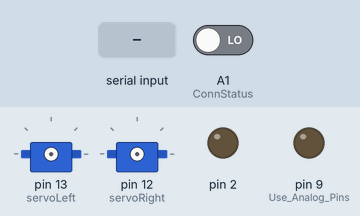
The sketch below on a simulated Arduino Uno, built with avr-gcc and run on an emulated ATmega328P. Parts: 2 × servo, output pins drawn as LEDs (lit = HIGH). The inputs (shaded band) are chosen by the test bench; at power-on: A1 (ConnStatus) LOW. What the sketch prints to the serial monitor is not drawn.

Above: at 6.2 s.
6.3 s: "x" received over Serial
7.8 s: "w" received over the second serial link
At 9.7 s:
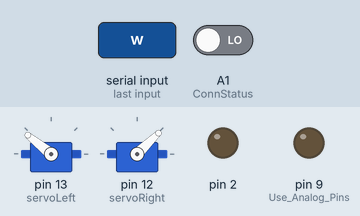
10.0 s: "d" received over Serial
At 11.2 s:
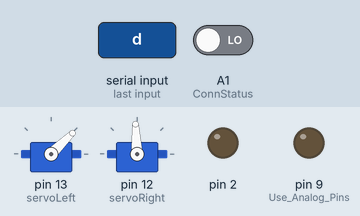
11.5 s: "a" received over the second serial link
At 12.4 s:
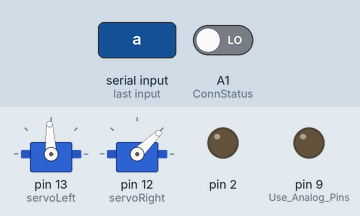
13.0 s: "s" received over the second serial link
At 13.3 s:
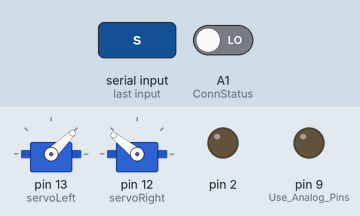
14.5 s: "w" received over Serial
At 15.8 s:
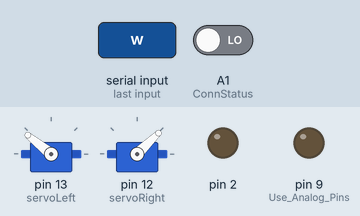
Timing chart, 0 to 17.0 s (numbered marks = the images above; inputs shaded):
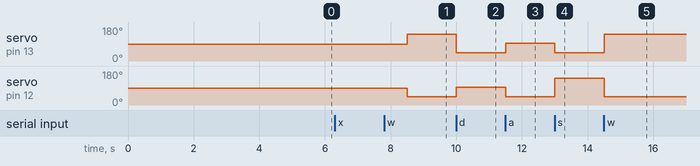

Measured:
- after the input at 7.8 s, servo on pin 13 (servoLeft): 90° → 141° after 0.70 s; servo on pin 12 (servoRight): 90° → 44° after 0.70 s
- after the input at 10.0 s, servo on pin 13 (servoLeft): 141° → 44° at once; servo on pin 12 (servoRight): 44° → 93° at once
- after the input at 11.5 s, servo on pin 13 (servoLeft): 44° → 93° at once; servo on pin 12 (servoRight): 93° → 44° at once
- after the input at 13.0 s, servo on pin 13 (servoLeft): 93° → 44° at once; servo on pin 12 (servoRight): 44° → 141° at once
- after the input at 14.5 s, servo on pin 13 (servoLeft): 44° → 141° at once; servo on pin 12 (servoRight): 141° → 44° at once

The sketch:

proj_slave.ino
```cpp
//-----------------------------------------------------------------------------------------------------------//
//                                                                                                           //
//  Slave_ELEC1601_Student_2019_v3                                                                           //
//  The Instructor version of this code is identical to this version EXCEPT it also sets PIN codes           //
//  20191008 Peter Jones                                                                                     //
//                                                                                                           //
//  Bi-directional passing of serial inputs via Bluetooth                                                    //
//  Note: the void loop() contents differ from "capitalise and return" code                                  //
//                                                                                                           //
//  This version was initially based on the 2011 Steve Chang code but has been substantially revised         //
//  and heavily documented throughout.                                                                       //
//                                                                                                           //
//  20190927 Ross Hutton                                                                                     //
//  Identified that opening the Arduino IDE Serial Monitor asserts a DTR signal which resets the Arduino,    //
//  causing it to re-execute the full connection setup routine. If this reset happens on the Slave system,   //
//  re-running the setup routine appears to drop the connection. The Master is unaware of this loss and      //
//  makes no attempt to re-connect. Code has been added to check if the Bluetooth connection remains         //
//  established and, if so, the setup process is bypassed.                                                   //
//                                                                                                           //
//-----------------------------------------------------------------------------------------------------------//

#include <SoftwareSerial.h>   //Software Serial Port

#define RxD 7
#define TxD 6
#define ConnStatus A1

#define DEBUG_ENABLED  1

// ##################################################################################
// ### EDIT THE LINES BELOW TO MATCH YOUR SHIELD NUMBER AND CONNECTION PIN OPTION ###
// ##################################################################################

int shieldPairNumber = 7;

// CAUTION: If ConnStatusSupported = true you MUST NOT use pin A1 otherwise "random" reboots will occur
// CAUTION: If ConnStatusSupported = true you MUST set the PIO[1] switch to A1 (not NC)

boolean ConnStatusSupported = true;   // Set to "true" when digital connection status is available on Arduino pin

// #######################################################

// The following two string variable are used to simplify adaptation of code to different shield pairs

String slaveNameCmd = "\r\n+STNA=Slave";   // This is concatenated with shieldPairNumber later

char pos;
int i = 0;
char movementsMade[0] = {};
char invertedMovements[0] = {};
#include <Servo.h>
Servo servoRight;
Servo servoLeft;


SoftwareSerial blueToothSerial(RxD,TxD);


void setup()
{
    Serial.begin(9600);
    blueToothSerial.begin(38400);                    // Set Bluetooth module to default baud rate 38400


    pinMode(RxD, INPUT);
    pinMode(TxD, OUTPUT);
    pinMode(ConnStatus, INPUT);
    //pinMode(A0, INPUT);  pinMode(9, OUTPUT);
    //pinMode(A1, INPUT);  pinMode(2, OUTPUT);
    pinMode(10, INPUT);  pinMode(9, OUTPUT); // Use Analog Pins
    pinMode(3, INPUT);  pinMode(2, OUTPUT);


    //  Check whether Master and Slave are already connected by polling the ConnStatus pin (A1 on SeeedStudio v1 shield)
    //  This prevents running the full connection setup routine if not necessary.

    if(ConnStatusSupported) Serial.println("Checking Slave-Master connection status.");

    if(ConnStatusSupported && digitalRead(ConnStatus)==1)
    {
        Serial.println("Already connected to Master - remove USB cable if reboot of Master Bluetooth required.");
    }
    else
    {
        Serial.println("Not connected to Master.");

        setupBlueToothConnection();   // Set up the local (slave) Bluetooth module

        delay(1000);                  // Wait one second and flush the serial buffers
        Serial.flush();
        blueToothSerial.flush();
    }
}


int irDetect(int irLedPin, int irReceiverPin, long frequency)
{
  tone(irLedPin, frequency, 8);              // IRLED 38 kHz for at least 1 ms
  delay(1);                                  // Wait 1 ms
  int ir = digitalRead(irReceiverPin);       // IR receiver -> ir variable
  delay(1);                                  // Down time before recheck
  return ir;                                 // Return 1 no detect, 0 detect
}
void moveForward() {

  servoLeft.writeMicroseconds(2000);  // Left wheel counterclockwise
  servoRight.writeMicroseconds(1000); // Right wheel clockwise
  delay(50);                          // Maneuver for time ms
}

void rotateRight() {

//Rotate Right by a little bit
  Serial.println("hhhh");
  servoLeft.writeMicroseconds(1000);  // Left wheel counterclockwise
  servoRight.writeMicroseconds(1500); // stop right wheel
  delay(10);                          // Maneuver for time ms

}

void rotateLeft() {

//Rotate Left by a little bit
  servoLeft.writeMicroseconds(1500);  // stop left wheel
  servoRight.writeMicroseconds(1000); // Right wheel clockwise
  delay(10);                          // Maneuver for time ms

}
void movebackward() {

//Rotate Left by a little bit
 servoLeft.writeMicroseconds(1000);  // Left wheel clockwise
 servoRight.writeMicroseconds(2000); // Right wheel cclockwise
  delay(10);                          // Maneuver for time ms

}

void stop() {

//Rotate Left by a little bit
 servoLeft.writeMicroseconds(1540);  // Left wheel clockwise
 servoRight.writeMicroseconds(1540); // Right wheel cclockwise
  delay(10);                          // Maneuver for time ms

}


void loop()
{

    char recvChar;


        if(blueToothSerial.available())   // Check if there's any data sent from the remote Bluetooth shield
        {
            pos = blueToothSerial.read();
            Serial.print(pos);
        }

        if(Serial.available())            // Check if there's any data sent from the local serial terminal. You can add the other applications here.
        {
            pos  = Serial.read();
            Serial.print(recvChar);
            blueToothSerial.print(pos);
        }

     if (pos == 'w'){

          moveForward();
      }else if (pos == 'd'){

          rotateRight();
      }else if (pos == 'a'){

          rotateLeft();
      }else if (pos == 's'){

          movebackward();
      } else if (pos == 'm'){
          stop();
      }


    if (pos == 'x'){
      servoLeft.attach(13);                      // Attach left signal to pin 13
      servoRight.attach(12);
      delay(1000);
      int i = 5;
      while (i > 0){
        delay(100);
        if (pos == 'x'){
          break;
        }
        else {
     int irLeft = irDetect(2, 3, 38000);
     int irRight = irDetect(9, 10, 38000);
     //int irLeft = irDetect(2, A1, 38000);
     //int irRight = irDetect(9, A0, 38000);

     Serial.println("L" + irLeft);
     Serial.println("R" + irRight);
     delay(100);

    if(irLeft == 0 and irRight == 0) {       // Controls movement

      moveForward();
    }
    else if(irRight == 0 and irLeft == 1) {

      rotateLeft();
    }
    else if (irRight == 1 and irLeft == 0){

      rotateRight();
    }else if (irRight == 1 and irLeft == 1){
      stop();
    }

    delay(100);   // 0.1 second delay
    }
    }
    }


}


void setupBlueToothConnection()
{
    Serial.println("Setting up the local (slave) Bluetooth module.");

    slaveNameCmd += shieldPairNumber;
    slaveNameCmd += "\r\n";

    blueToothSerial.print("\r\n+STWMOD=0\r\n");      // Set the Bluetooth to work in slave mode
    blueToothSerial.print(slaveNameCmd);             // Set the Bluetooth name using slaveNameCmd
    blueToothSerial.print("\r\n+STAUTO=0\r\n");      // Auto-connection should be forbidden here
    blueToothSerial.print("\r\n+STOAUT=1\r\n");      // Permit paired device to connect me

    //  print() sets up a transmit/outgoing buffer for the string which is then transmitted via interrupts one character at a time.
    //  This allows the program to keep running, with the transmitting happening in the background.
    //  Serial.flush() does not empty this buffer, instead it pauses the program until all Serial.print()ing is done.
    //  This is useful if there is critical timing mixed in with Serial.print()s.
    //  To clear an "incoming" serial buffer, use while(Serial.available()){Serial.read();}

    blueToothSerial.flush();
    delay(2000);                                     // This delay is required

    blueToothSerial.print("\r\n+INQ=1\r\n");         // Make the slave Bluetooth inquirable

    blueToothSerial.flush();
    delay(2000);                                     // This delay is required

    Serial.println("The slave bluetooth is inquirable!");
}


//

//boolean mode = false
// if (pos == 'x'){
//  delay(1000);
//    mode = true
// }
// else {
//  delay(1000);
//  mode = false
// }
//
//
//
//
//  if (mode == true){
//
//      delay(1000);
//      int i = 5
//     int irLeft = irDetect(2, 3, 38000);
//     int irRight = irDetect(9, 10, 38000);
//     //int irLeft = irDetect(2, A1, 38000);
//     //int irRight = irDetect(9, A0, 38000);
//
//     Serial.println("L" + irLeft);
//     Serial.println("R" + irRight);
//     delay(100);
//
//    if(irLeft == 0 and irRight == 0) {       // Controls movement
//
//      moveForward();
//    }
//    else if(irRight == 0 and irLeft == 1) {
//
//      rotateLeft();
//    }
//    else if (irRight == 1 and irLeft == 0){
//
//      rotateRight();
//    }else if (irRight == 1 and irLeft == 1){
//      stop();
//    }
//
//    delay(100);   // 0.1 second delay
//    }
//
//

  //
```
